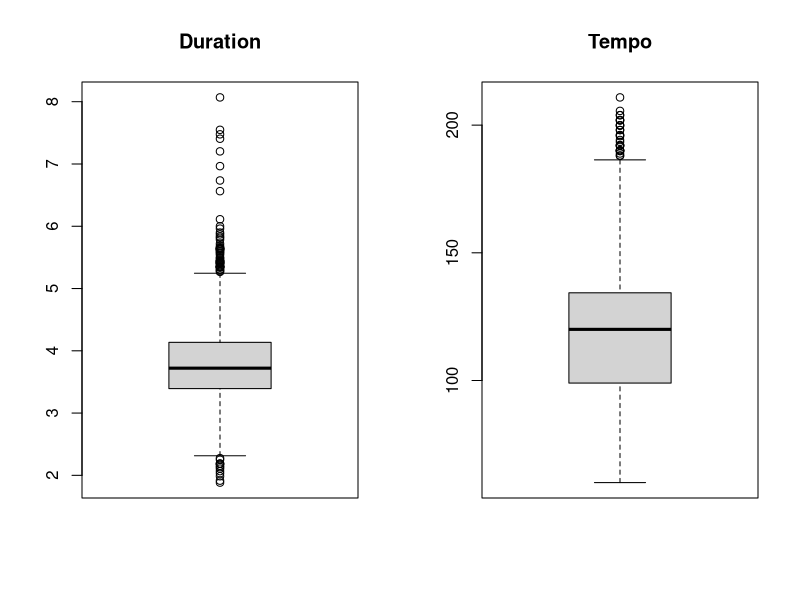
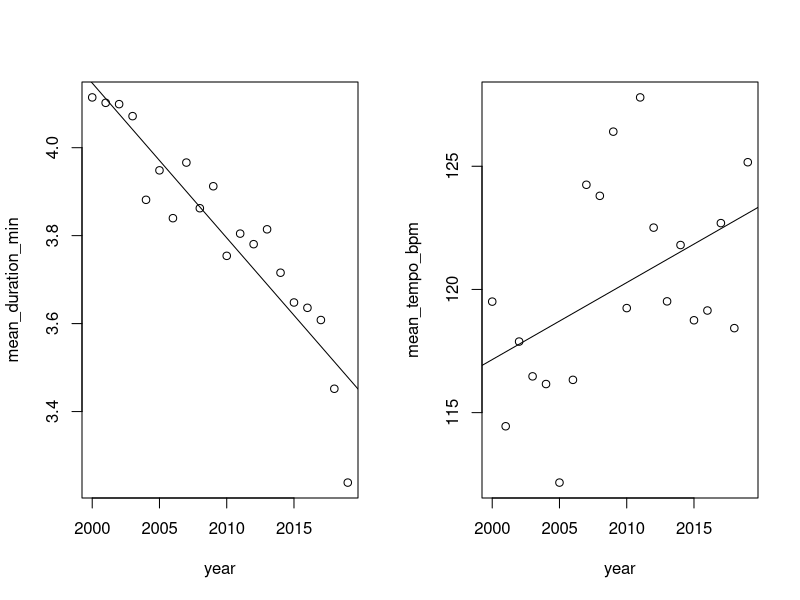

Reproduce these figures in R, in order.
## ---- chunk 1
file<-read.csv("Top_Hits_2000_2019.csv") # Read the original dataset
summary(file['duration..min.'])
summary(file['tempo..bpm.'])
## ---- chunk 2
par(mfrow=c(1,2))    # Plot 2 graphs side by side
boxplot(file['duration..min.'], main=c('Duration'))
boxplot(file['tempo..bpm.'], main=c('Tempo'))
## ---- chunk 3
file_mean <- read.csv('Top_Hits_Yearly.csv')

par(mfrow=c(1,2))    # Plot 2 graphs side by side
lm_fit <- lm(mean_duration_min ~ year, data = file_mean)
lm_summary <- summary(lm_fit)
lm_coef1 <- lm_summary$coefficients
plot(mean_duration_min ~ year, data = file_mean)
abline(lm_fit)

lm_fit <- lm(mean_tempo_bpm ~ year, data = file_mean)
lm_summary <- summary(lm_fit)
lm_coef2 <- lm_summary$coefficients
plot(mean_tempo_bpm ~ year, data = file_mean)
abline(lm_fit)
lm_coef1 # coefficients for duration
lm_coef2 # coefficients for tempo
